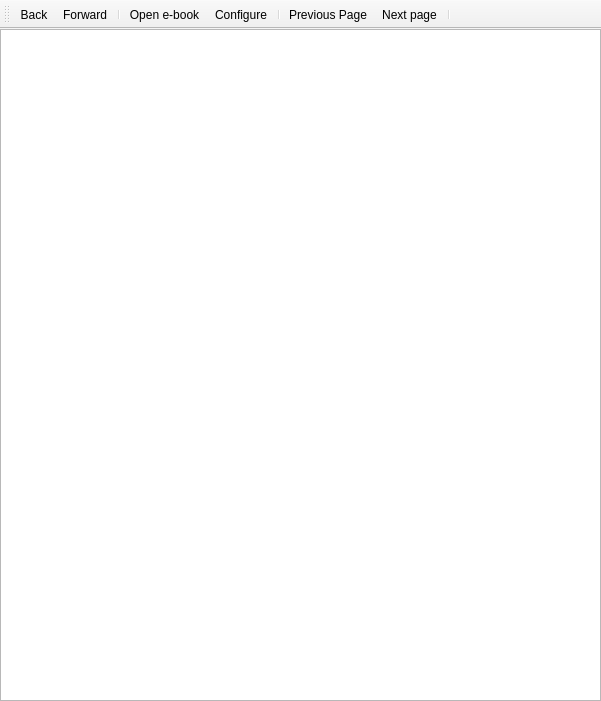
<?xml version="1.0" encoding="UTF-8"?>
<ui version="4.0">
 <class>MainWindow</class>
 <widget class="QMainWindow" name="MainWindow">
  <property name="geometry">
   <rect>
    <x>0</x>
    <y>0</y>
    <width>601</width>
    <height>701</height>
   </rect>
  </property>
  <property name="sizePolicy">
   <sizepolicy hsizetype="Minimum" vsizetype="Minimum">
    <horstretch>0</horstretch>
    <verstretch>0</verstretch>
   </sizepolicy>
  </property>
  <property name="windowTitle">
   <string>LRF Viewer</string>
  </property>
  <property name="windowIcon">
   <iconset>
    <normaloff>:/images/viewer.png</normaloff>:/images/viewer.png</iconset>
  </property>
  <widget class="QWidget" name="central_widget">
   <layout class="QVBoxLayout">
    <property name="margin">
     <number>0</number>
    </property>
    <item>
     <widget class="QStackedWidget" name="stack">
      <property name="currentIndex">
       <number>0</number>
      </property>
      <widget class="QWidget" name="viewer_page">
       <layout class="QGridLayout">
        <property name="margin">
         <number>0</number>
        </property>
        <item row="0" column="0">
         <widget class="BookView" name="graphics_view">
          <property name="mouseTracking">
           <bool>true</bool>
          </property>
         </widget>
        </item>
       </layout>
      </widget>
      <widget class="QWidget" name="bar_page">
       <layout class="QVBoxLayout">
        <item>
         <spacer>
          <property name="orientation">
           <enum>Qt::Vertical</enum>
          </property>
          <property name="sizeHint" stdset="0">
           <size>
            <width>20</width>
            <height>40</height>
           </size>
          </property>
         </spacer>
        </item>
        <item>
         <widget class="QFrame" name="frame_2">
          <property name="frameShape">
           <enum>QFrame::StyledPanel</enum>
          </property>
          <property name="frameShadow">
           <enum>QFrame::Raised</enum>
          </property>
          <layout class="QVBoxLayout">
           <item>
            <widget class="QProgressBar" name="progress_bar">
             <property name="maximum">
              <number>0</number>
             </property>
             <property name="value">
              <number>-1</number>
             </property>
            </widget>
           </item>
           <item>
            <widget class="QLabel" name="progress_label">
             <property name="font">
              <font>
               <pointsize>11</pointsize>
               <weight>75</weight>
               <bold>true</bold>
              </font>
             </property>
             <property name="text">
              <string>Parsing LRF file</string>
             </property>
            </widget>
           </item>
          </layout>
         </widget>
        </item>
        <item>
         <spacer>
          <property name="orientation">
           <enum>Qt::Vertical</enum>
          </property>
          <property name="sizeHint" stdset="0">
           <size>
            <width>20</width>
            <height>40</height>
           </size>
          </property>
         </spacer>
        </item>
       </layout>
      </widget>
     </widget>
    </item>
   </layout>
  </widget>
  <widget class="QToolBar" name="tool_bar">
   <property name="windowTitle">
    <string>LRF Viewer toolbar</string>
   </property>
   <property name="allowedAreas">
    <set>Qt::AllToolBarAreas</set>
   </property>
   <attribute name="toolBarArea">
    <enum>Qt::TopToolBarArea</enum>
   </attribute>
   <attribute name="toolBarBreak">
    <bool>false</bool>
   </attribute>
   <addaction name="action_back"/>
   <addaction name="action_forward"/>
   <addaction name="separator"/>
   <addaction name="action_open_ebook"/>
   <addaction name="action_configure"/>
   <addaction name="separator"/>
   <addaction name="action_previous_page"/>
   <addaction name="action_next_page"/>
   <addaction name="separator"/>
  </widget>
  <action name="action_next_page">
   <property name="icon">
    <iconset>
     <normaloff>:/images/next.png</normaloff>:/images/next.png</iconset>
   </property>
   <property name="text">
    <string>Next page</string>
   </property>
  </action>
  <action name="action_previous_page">
   <property name="icon">
    <iconset>
     <normaloff>:/images/previous.png</normaloff>:/images/previous.png</iconset>
   </property>
   <property name="text">
    <string>Previous Page</string>
   </property>
  </action>
  <action name="action_back">
   <property name="icon">
    <iconset>
     <normaloff>:/images/back.png</normaloff>:/images/back.png</iconset>
   </property>
   <property name="text">
    <string>Back</string>
   </property>
  </action>
  <action name="action_forward">
   <property name="icon">
    <iconset>
     <normaloff>:/images/forward.png</normaloff>:/images/forward.png</iconset>
   </property>
   <property name="text">
    <string>Forward</string>
   </property>
  </action>
  <action name="action_next_match">
   <property name="text">
    <string>Next match</string>
   </property>
  </action>
  <action name="action_open_ebook">
   <property name="icon">
    <iconset>
     <normaloff>:/images/document_open.png</normaloff>:/images/document_open.png</iconset>
   </property>
   <property name="text">
    <string>Open e-book</string>
   </property>
  </action>
  <action name="action_configure">
   <property name="icon">
    <iconset>
     <normaloff>:/images/config.png</normaloff>:/images/config.png</iconset>
   </property>
   <property name="text">
    <string>Configure</string>
   </property>
  </action>
 </widget>
 <customwidgets>
  <customwidget>
   <class>BookView</class>
   <extends>QGraphicsView</extends>
   <header>bookview.h</header>
  </customwidget>
 </customwidgets>
 <resources>
  <include location="../../../../resources/images.qrc"/>
 </resources>
 <connections/>
</ui>
